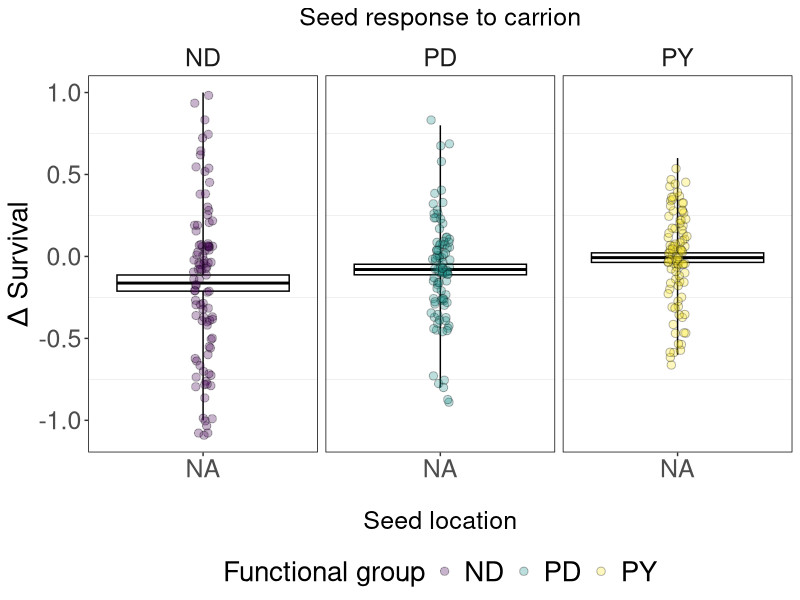
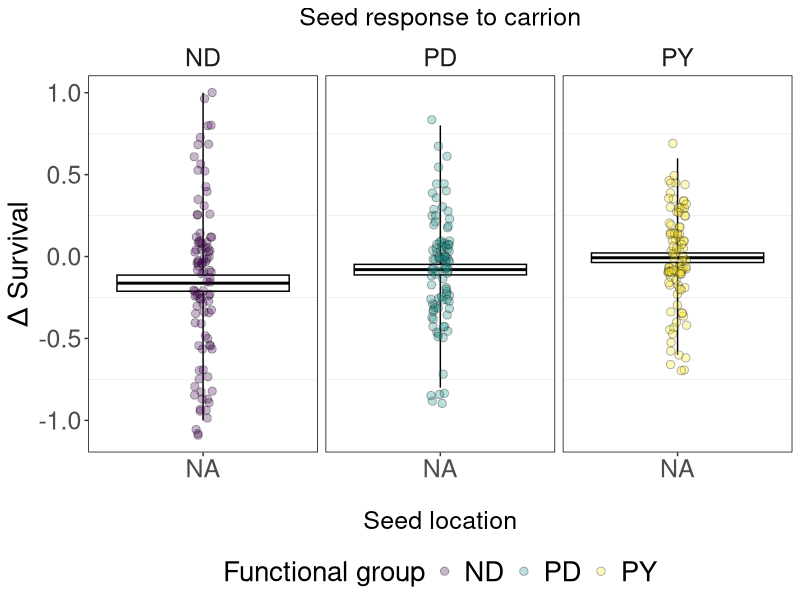

The R script that drew these images, in order:
# 13 April—seed bank/rain logistic GLM ####
library(mice)
library(tidyverse)
library(ggplot2)
library(gridExtra)

raw <- read.csv("PACKETS_SPRING_2020.csv") # load in data
d <-  raw %>% 
	filter(PLOT != "REF") # separate out the reference plots
ref <-  raw %>% 
	filter(PLOT == "REF") # keep just the reference plots
# Date explortation ####
# ggplot(d, aes(x = FINAL.STATUS))+
	# geom_histogram()+
	# facet_wrap(~TYPE)

# ggplot(ref, aes(x = FINAL.STATUS))+
	#geom_histogram()+
	#facet_wrap(~TYPE)
# Permutate the missing data ####
imputed <- mice(data = d)
d <- complete(imputed)

imputed <- mice(data = ref)
ref <- complete(imputed)

# Create effect size dataframe ####
ref_survival <- ref %>% 
	group_by(SITE, PACKET, TYPE) %>% 
	summarize(counts=n(), sums=sum(FINAL.STATUS)) %>% 
	mutate(prop = sums/counts) %>% 
	select(-counts, -sums)

survival <- d %>% 
	unite("TREATMENT", BIOMASS:TREATMENT, sep = "_") %>% 
	group_by(SITE, TREATMENT, PACKET, TYPE) %>% 
	summarize(counts=n(), sums=sum(FINAL.STATUS)) %>% 
	mutate(SURV = sums/counts) %>% 
	select(-counts, -sums) %>% 
	mutate(REF = ifelse((SITE == "DF" & TYPE == "ND") & (PACKET == "AA" | PACKET == "AT"), ref_survival[1,4],
							 ifelse((SITE == "DF" & TYPE == "PD") & (PACKET == "AA" | PACKET == "AT"), ref_survival[2,4],
							 ifelse((SITE == "DF" & TYPE == "PY") & (PACKET == "AA" | PACKET == "AT"), ref_survival[3,4],
							 ifelse((SITE == "DF" & TYPE == "ND") & (PACKET == "BA" | PACKET == "BU"), ref_survival[4,4],
							 ifelse((SITE == "DF" & TYPE == "PD") & (PACKET == "BA" | PACKET == "BU"), ref_survival[5,4],
							 ifelse((SITE == "DF" & TYPE == "PY") & (PACKET == "BA" | PACKET == "BU"), ref_survival[6,4],
							 ifelse((SITE == "GG" & TYPE == "ND") & (PACKET == "AA" | PACKET == "AT"), ref_survival[7,4],
							 ifelse((SITE == "GG" & TYPE == "PD") & (PACKET == "AA" | PACKET == "AT"), ref_survival[8,4],
							 ifelse((SITE == "GG" & TYPE == "PY") & (PACKET == "AA" | PACKET == "AT"), ref_survival[9,4],
							 ifelse((SITE == "GG" & TYPE == "ND") & (PACKET == "BA" | PACKET == "BU"), ref_survival[10,4],
							 ifelse((SITE == "GG" & TYPE == "PD") & (PACKET == "BA" | PACKET == "BU"), ref_survival[11,4],
							 ifelse((SITE == "GG" & TYPE == "PY") & (PACKET == "BA" | PACKET == "BU"), ref_survival[12,4],	
							 ifelse((SITE == "OS" & TYPE == "ND") & (PACKET == "AA" | PACKET == "AT"), ref_survival[13,4],
							 ifelse((SITE == "OS" & TYPE == "PD") & (PACKET == "AA" | PACKET == "AT"), ref_survival[14,4],
							 ifelse((SITE == "OS" & TYPE == "PY") & (PACKET == "AA" | PACKET == "AT"), ref_survival[15,4],
							 ifelse((SITE == "OS" & TYPE == "ND") & (PACKET == "BA" | PACKET == "BU"), ref_survival[16,4],
							 ifelse((SITE == "OS" & TYPE == "PD") & (PACKET == "BA" | PACKET == "BU"), ref_survival[17,4],
							 ifelse((SITE == "OS" & TYPE == "PY") & (PACKET == "BA" | PACKET == "BU"), ref_survival[18,4],
							 ifelse((SITE == "WP" & TYPE == "ND") & (PACKET == "AA" | PACKET == "AT"), ref_survival[19,4],
							 ifelse((SITE == "WP" & TYPE == "PD") & (PACKET == "AA" | PACKET == "AT"), ref_survival[20,4],
							 ifelse((SITE == "WP" & TYPE == "PY") & (PACKET == "AA" | PACKET == "AT"), ref_survival[21,4],
							 ifelse((SITE == "WP" & TYPE == "ND") & (PACKET == "BA" | PACKET == "BU"), ref_survival[22,4],
							 ifelse((SITE == "WP" & TYPE == "PD") & (PACKET == "BA" | PACKET == "BU"), ref_survival[23,4],
							 ifelse((SITE == "WP" & TYPE == "PY") & (PACKET == "BA" | PACKET == "BU"), ref_survival[24,4],
							 			 NA)))))))))))))))))))))))))
# Get the difference
survival$diff <- survival$SURV - as.numeric(survival$REF)
survival <- survival %>% 
	separate(TREATMENT, c("BIOMASS", "EXCL"), sep = "_")


# Make a boxplot with all variables [SKIP]####

# ggplot(data = survival, aes(x = PACKET, y = diff))+
	# geom_boxplot(aes(fill  = TYPE))+
	# scale_fill_viridis_d(option = "D")+
	# ylab("Δ Survival")+
	# labs(fill = "Functional group")+
	# facet_grid(BIOMASS~EXCL)+
	# xlab("Placement")+
	# theme_bw()


# ggplot(data = survival, aes(x = PACKET, y = diff, color = TYPE))+
	# geom_jitter(aes(fill = TYPE), color = "black", pch = 21, 
						 # alpha = 0.3, size = 3.5,
						 # position = position_jitter(width = .05, height = 0.5))+
	# scale_fill_viridis_d(option = "D")+
	# geom_boxplot(alpha = 0, colour = "black")+
	# labs(fill = "Functional group")+
	# ggtitle("Seed response to carrion")+
	# facet_grid(~TYPE)+
	# xlab("Placement")+
	# theme_bw()+
	# theme(strip.background = element_blank(),
  # strip.text.x = element_blank())

# Create a version with mean and 95% CIs ####
# rename levels of factor
levels(survival$PACKET)[levels(survival$PACKET)=="AA"] <- "Rain adjacent"
levels(survival$PACKET)[levels(survival$PACKET)=="AT"] <- "Rain proximal"
levels(survival$PACKET)[levels(survival$PACKET)=="BA"] <- "Bank adjacent"
levels(survival$PACKET)[levels(survival$PACKET)=="BU"] <- "Bank proximal"

levels(survival$TYPE)[levels(survival$TYPE)=="ND"] <- "No dormancy"
levels(survival$TYPE)[levels(survival$TYPE)=="PD"] <- "Physiological dormancy"
levels(survival$TYPE)[levels(survival$TYPE)=="PY"] <- "Physical dormancy"

survival$BIOMASS <- as.factor(survival$BIOMASS)
levels(survival$BIOMASS)[levels(survival$BIOMASS)=="C"] <- "Low biomass"
levels(survival$BIOMASS)[levels(survival$BIOMASS)=="M"] <- "High biomass"

# reorder levels of factor
survival$PACKET <- factor(survival$PACKET, levels = c("Bank proximal",
										"Bank adjacent", "Rain proximal", "Rain adjacent"))

# make the label take up two lines
levels(survival$PACKET) <- gsub(" ", "\n", levels(survival$PACKET))

# First write a function that compute the min, mean-1SEM, mean, mean+1SEM, and Max. Then map these 5 values onto a boxplot using stat_summary.
MinMeanSEMMax <- function(x) {
  v <- c(min(x), mean(x) - sd(x)/sqrt(length(x)), mean(x), mean(x) + sd(x)/sqrt(length(x)), max(x))
  names(v) <- c("ymin", "lower", "middle", "upper", "ymax")
  v
}

# Boxplot ####
ggplot(data = survival, aes(x = PACKET, y = diff, color = TYPE))+
	stat_summary(fun.data = MinMeanSEMMax, geom = "boxplot", color = "black")+ 
	geom_jitter(aes(fill = TYPE), color = "black", pch = 21, 
						 alpha = 0.3, size = 2.5,
						 position = position_jitter(width = .05, height = 0.1))+
	scale_fill_viridis_d(option = "D")+
	labs(fill = "Functional group")+
	ggtitle("Seed response to carrion")+
	facet_grid(~TYPE)+
	xlab("Seed location")+
	ylab("Δ Survival")+
	theme_bw()+
	theme(legend.position = "bottom")+
	theme(
	title = element_text(size = 18),
  axis.title.x = element_text(size = 18),
  axis.text.x = element_text(size = 18),
  axis.title.y = element_text(size = 20),
  axis.text.y = element_text(size = 18))+
	theme(axis.title.x = element_text(margin = margin(t = 20)))+
	theme(plot.title = element_text(hjust = 0.5, size = 18))+
	theme(legend.text=element_text(size=20))+
	theme(legend.title=element_text(size=20))+
	theme(panel.grid.major = element_blank(),
        strip.background = element_blank(),
        panel.border = element_rect(colour = "black"))+
	theme(strip.text = element_text(size=18))

ggsave("seed_bank_IQAAP.png", width = 11, height = 10.5, units = c("in"), dpi = 600)
